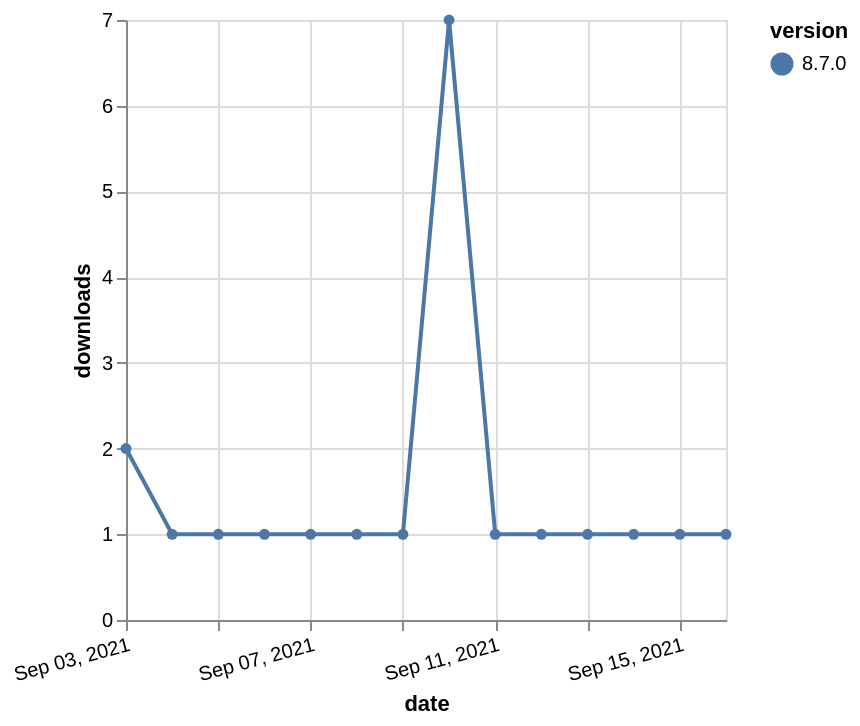

Source (Vega-Lite JSON):
### Vega-Lite specification from a JSON file in a GitHub repository (floating-point values rounded to 4 significant figures)
{"$schema": "https://vega.github.io/schema/vega-lite/v5.json", "description": "A simple bar chart with embedded data.", "data": {"values": [{"date": "2021-09-03", "total": 647, "delta": 2, "version": "8.7.0"}, {"date": "2021-09-04", "total": 648, "delta": 1, "version": "8.7.0"}, {"date": "2021-09-05", "total": 649, "delta": 1, "version": "8.7.0"}, {"date": "2021-09-06", "total": 650, "delta": 1, "version": "8.7.0"}, {"date": "2021-09-07", "total": 651, "delta": 1, "version": "8.7.0"}, {"date": "2021-09-08", "total": 652, "delta": 1, "version": "8.7.0"}, {"date": "2021-09-09", "total": 653, "delta": 1, "version": "8.7.0"}, {"date": "2021-09-10", "total": 660, "delta": 7, "version": "8.7.0"}, {"date": "2021-09-11", "total": 661, "delta": 1, "version": "8.7.0"}, {"date": "2021-09-12", "total": 662, "delta": 1, "version": "8.7.0"}, {"date": "2021-09-13", "total": 663, "delta": 1, "version": "8.7.0"}, {"date": "2021-09-14", "total": 664, "delta": 1, "version": "8.7.0"}, {"date": "2021-09-15", "total": 665, "delta": 1, "version": "8.7.0"}, {"date": "2021-09-16", "total": 666, "delta": 1, "version": "8.7.0"}]}, "width": "container", "mark": {"type": "line", "point": {"filled": true}}, "encoding": {"x": {"field": "date", "type": "temporal", "timeUnit": "yearmonthdate", "title": "date", "axis": {"labelAngle": -15}}, "y": {"field": "delta", "type": "quantitative", "title": "downloads"}, "color": {"field": "version", "type": "nominal"}, "tooltip": {"field": "delta"}}}
